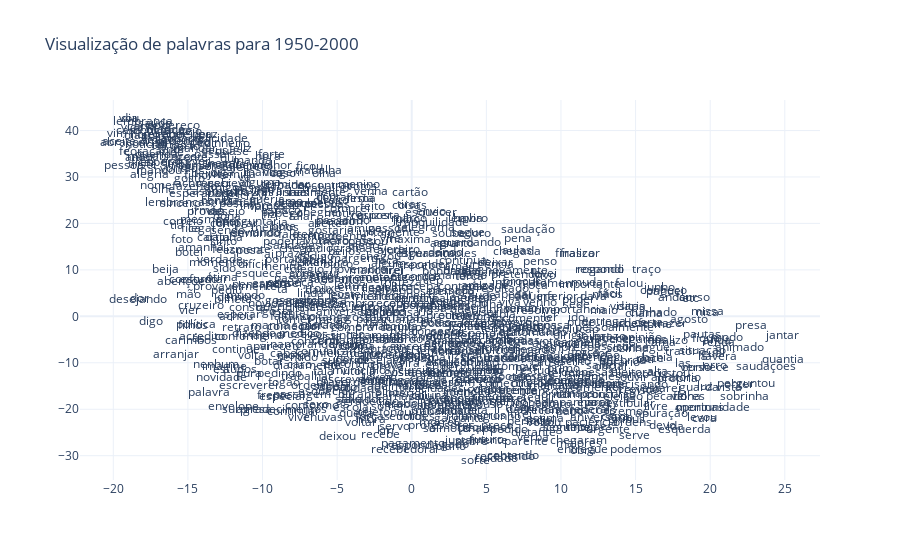

The code cell stored with this chart in its notebook:
### Code cell
x_vals, y_vals, z_vals, labels, counts = reduce_dims(modelo_w2v_2000)
title = 'Visualização de palavras para 1950-2000'
plot_with_plotly(x_vals, y_vals, z_vals, labels, counts, title)

### Figure 1 — Plotly figure (JSON) as saved in the notebook; plotly's stock layout.template omitted (floating-point values rounded to 4 significant figures; data arrays with more than 128 entries replaced by an {"elided": "..."} marker saying what was removed)
{"data": [{"mode": "text", "text": {"elided": "794 str values"}, "type": "scatter", "x": {"elided": "794 float values"}, "y": {"elided": "794 float values"}}], "layout": {"title": {"text": "Visualização de palavras para 1950-2000"}}}
